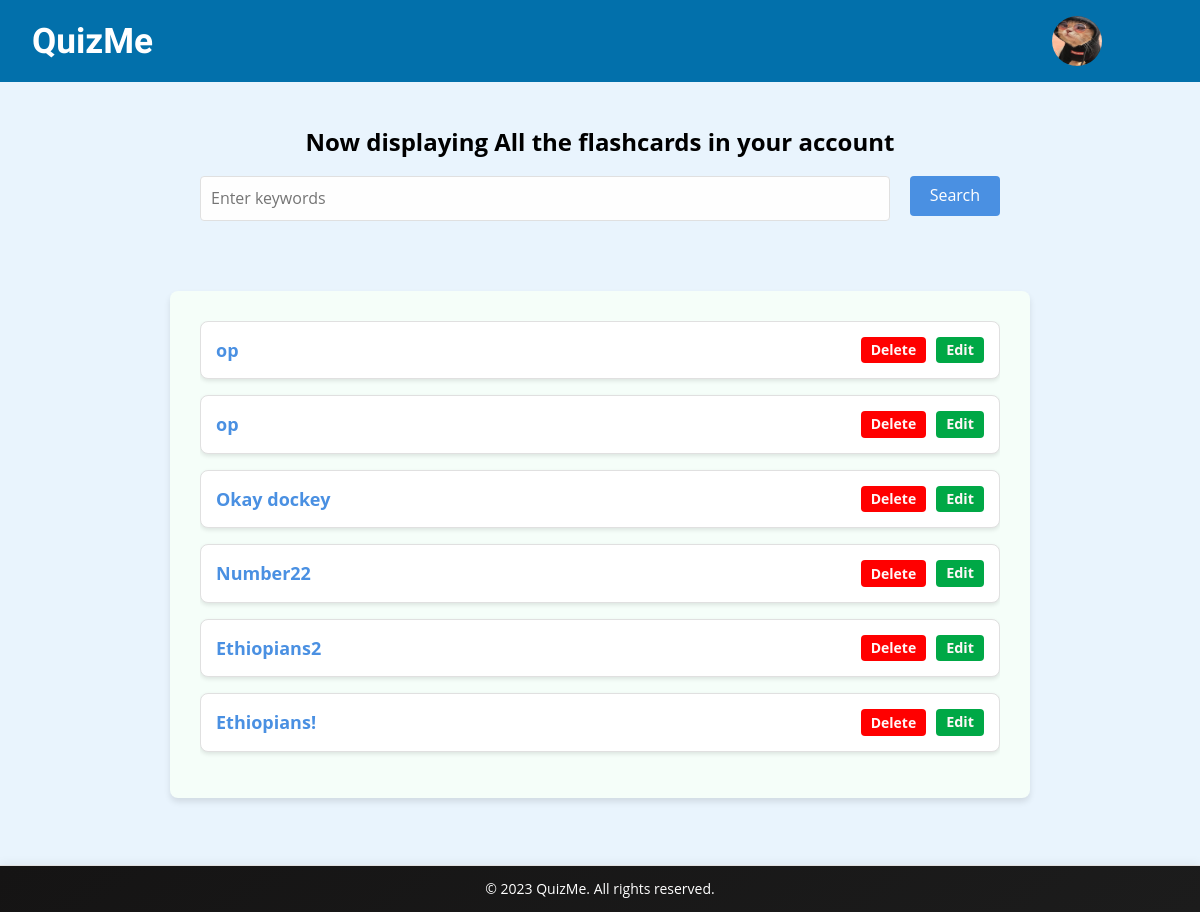
The app's page /your-flashcards (signed in), older data.
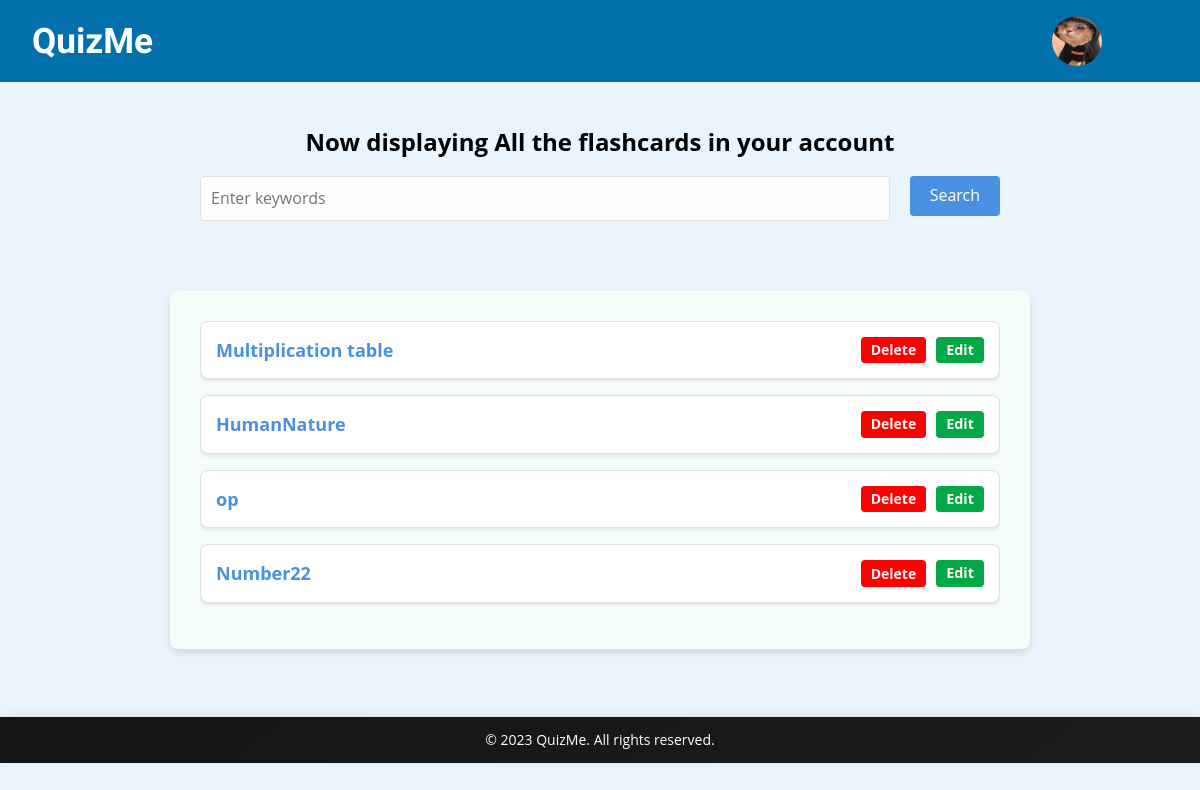
The same page, newer data.
### app.py (models this page shows, shortened)
class FlashcardSet(db.Model):
    id = db.Column(db.Integer, primary_key=True)
    name = db.Column(db.String(100), nullable=False)
    user_id = db.Column(db.Integer, db.ForeignKey('user.id'), nullable=False)
    flashcards = db.relationship('Flashcard', backref='flashcard_set', lazy=True, cascade='all, delete-orphan')  # Add cascade option

### app.py (the view, shortened to what this page needs)
@app.route('/your-flashcards', methods=['GET', 'POST'])
def your_flashcards():
    if 'user_id' not in session:
        return render_template('login.html', error_message="Please log in to access your flashcards.")
    user_id = session['user_id']
    user = User.query.get(user_id)
    flashcard_sets = user.flashcards[::-1]
    return render_template('your-flashcards.html', flashcard_sets=flashcard_sets)

### app.py (called while the page is built)
@app.context_processor
def inject_user():
    user_id = session.get('user_id')
    if user_id:
        user = User.query.get(user_id)
        return dict(logged_in_user=user)
    return dict(logged_in_user=None)

### templates/your-flashcards.html (shortened to what this page needs)
{% extends "base.html" %}
{% block content %}
<section class="hero_your_flashcards">
    <h1 class="subtitle_your_flashcards">Now displaying All the flashcards in your account</h1>
    <form id="searchForm" action="{{ url_for('search_flashcard_sets') }}" method="POST">
        <input type="text" id="search" name="search_keywords" placeholder="Enter keywords">
        <button type="submit" id="submit-button">Search</button>
    </form>
</section>
<section class="displaying_flashcards_section">
    <div class="flashcard-list-container">
        <div class="flashcard-list" style="max-height: 500px; overflow-y: auto;">
            {% if flashcard_sets %}
                {% for flashcard_set in flashcard_sets %}
                    <div class="flashcard-set-card">
                        <a href="{{ url_for('single_flashcard', flashcard_set_name=flashcard_set.name) }}">{{ flashcard_set.name }}</a>
                        <div class="side">
                            <button class="delete_button" onclick="deleteFlashcardSet('{{ flashcard_set.name }}')">Delete</button>
                            <a href="{{ url_for('edit_flashcard_set', flashcard_set_name=flashcard_set.name) }}" class="edit-button"><p id="edit"> Edit </p></a>
                        </div>
                    </div>
                {% endfor %}
            {% else %}
                <p id="subtitle_your_flashcards">No matching flashcard set was found</p>
            {% endif %}
        </div>
    </div>
</section>
<br>
<br>
{% endblock %}

Row changes from the older to the newer data that the page shows:
removed FlashcardSet: name "op"
removed FlashcardSet: name "Okay dockey"
removed FlashcardSet: name "Ethiopians2"
removed FlashcardSet: name "Ethiopians!"
added FlashcardSet: name "Multiplication table"
added FlashcardSet: name "HumanNature"
